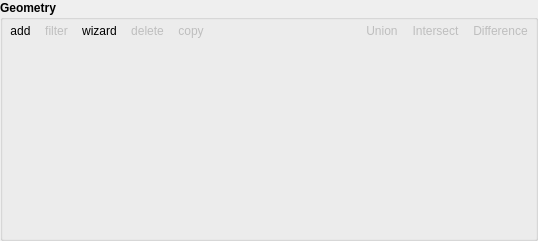
     <widget class="QGroupBox" name="groupBox_2">
      <property name="font">
       <font>
        <weight>75</weight>
        <bold>true</bold>
       </font>
      </property>
      <property name="title">
       <string>Geometry</string>
      </property>
      <property name="flat">
       <bool>true</bool>
      </property>
      <layout class="QVBoxLayout" name="verticalLayout">
       <property name="spacing">
        <number>5</number>
       </property>
       <property name="leftMargin">
        <number>0</number>
       </property>
       <property name="topMargin">
        <number>0</number>
       </property>
       <property name="rightMargin">
        <number>0</number>
       </property>
       <property name="bottomMargin">
        <number>0</number>
       </property>
       <item>
        <widget class="QWidget" name="frame_6" native="true">
         <layout class="QHBoxLayout" name="horizontalLayout_4">
          <property name="spacing">
           <number>0</number>
          </property>
          <property name="leftMargin">
           <number>0</number>
          </property>
          <property name="topMargin">
           <number>0</number>
          </property>
          <property name="rightMargin">
           <number>0</number>
          </property>
          <property name="bottomMargin">
           <number>0</number>
          </property>
          <item>
           <widget class="QToolButton" name="toolbutton_add_geometry">
            <property name="font">
             <font>
              <weight>50</weight>
              <bold>false</bold>
             </font>
            </property>
            <property name="toolTip">
             <string>Add Geometry</string>
            </property>
            <property name="text">
             <string>add</string>
            </property>
            <property name="popupMode">
             <enum>QToolButton::InstantPopup</enum>
            </property>
            <property name="autoRaise">
             <bool>true</bool>
            </property>
           </widget>
          </item>
          <item>
           <widget class="QToolButton" name="toolbutton_add_filter">
            <property name="enabled">
             <bool>false</bool>
            </property>
            <property name="font">
             <font>
              <weight>50</weight>
              <bold>false</bold>
             </font>
            </property>
            <property name="toolTip">
             <string>Add Filter</string>
            </property>
            <property name="text">
             <string>filter</string>
            </property>
            <property name="popupMode">
             <enum>QToolButton::InstantPopup</enum>
            </property>
            <property name="autoRaise">
             <bool>true</bool>
            </property>
           </widget>
          </item>
          <item>
           <widget class="QToolButton" name="toolbutton_wizard">
            <property name="enabled">
             <bool>true</bool>
            </property>
            <property name="font">
             <font>
              <weight>50</weight>
              <bold>false</bold>
             </font>
            </property>
            <property name="toolTip">
             <string>Wizards</string>
            </property>
            <property name="text">
             <string>wizard</string>
            </property>
            <property name="popupMode">
             <enum>QToolButton::InstantPopup</enum>
            </property>
            <property name="autoRaise">
             <bool>true</bool>
            </property>
           </widget>
          </item>
          <item>
           <widget class="QToolButton" name="toolbutton_remove_geometry">
            <property name="enabled">
             <bool>false</bool>
            </property>
            <property name="font">
             <font>
              <weight>50</weight>
              <bold>false</bold>
             </font>
            </property>
            <property name="toolTip">
             <string>Remove</string>
            </property>
            <property name="text">
             <string>delete</string>
            </property>
            <property name="autoRaise">
             <bool>true</bool>
            </property>
           </widget>
          </item>
          <item>
           <widget class="QToolButton" name="toolbutton_copy_geometry">
            <property name="enabled">
             <bool>false</bool>
            </property>
            <property name="font">
             <font>
              <weight>50</weight>
              <bold>false</bold>
             </font>
            </property>
            <property name="toolTip">
             <string>Duplicate</string>
            </property>
            <property name="text">
             <string>copy</string>
            </property>
            <property name="autoRaise">
             <bool>true</bool>
            </property>
           </widget>
          </item>
          <item>
           <spacer name="horizontalSpacer_2">
            <property name="orientation">
             <enum>Qt::Horizontal</enum>
            </property>
            <property name="sizeHint" stdset="0">
             <size>
              <width>148</width>
              <height>20</height>
             </size>
            </property>
           </spacer>
          </item>
          <item>
           <widget class="QToolButton" name="toolbutton_geometry_union">
            <property name="enabled">
             <bool>false</bool>
            </property>
            <property name="font">
             <font>
              <weight>50</weight>
              <bold>false</bold>
             </font>
            </property>
            <property name="toolTip">
             <string>Union</string>
            </property>
            <property name="text">
             <string>Union</string>
            </property>
            <property name="autoRaise">
             <bool>true</bool>
            </property>
           </widget>
          </item>
          <item>
           <widget class="QToolButton" name="toolbutton_geometry_intersect">
            <property name="enabled">
             <bool>false</bool>
            </property>
            <property name="font">
             <font>
              <weight>50</weight>
              <bold>false</bold>
             </font>
            </property>
            <property name="toolTip">
             <string>Intersection</string>
            </property>
            <property name="text">
             <string>Intersect</string>
            </property>
            <property name="autoRaise">
             <bool>true</bool>
            </property>
           </widget>
          </item>
          <item>
           <widget class="QToolButton" name="toolbutton_geometry_difference">
            <property name="enabled">
             <bool>false</bool>
            </property>
            <property name="font">
             <font>
              <weight>50</weight>
              <bold>false</bold>
             </font>
            </property>
            <property name="toolTip">
             <string>Difference</string>
            </property>
            <property name="text">
             <string>Difference</string>
            </property>
            <property name="autoRaise">
             <bool>true</bool>
            </property>
           </widget>
          </item>
         </layout>
        </widget>
       </item>
       <item>
        <widget class="QTreeWidget" name="treeWidgetGeometry">
         <property name="sizePolicy">
          <sizepolicy hsizetype="Expanding" vsizetype="Expanding">
           <horstretch>0</horstretch>
           <verstretch>0</verstretch>
          </sizepolicy>
         </property>
         <property name="font">
          <font>
           <weight>50</weight>
           <bold>false</bold>
          </font>
         </property>
         <property name="styleSheet">
          <string notr="true">QTreeView{
background-color: transparent;
}</string>
         </property>
         <property name="selectionMode">
          <enum>QAbstractItemView::ExtendedSelection</enum>
         </property>
         <property name="selectionBehavior">
          <enum>QAbstractItemView::SelectRows</enum>
         </property>
         <property name="indentation">
          <number>10</number>
         </property>
         <attribute name="headerVisible">
          <bool>false</bool>
         </attribute>
         <column>
          <property name="text">
           <string notr="true">1</string>
          </property>
         </column>
        </widget>
       </item>
      </layout>
     </widget>
